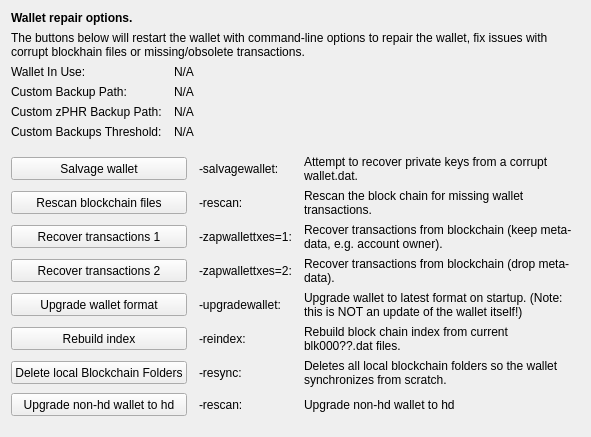
     <widget class="QWidget" name="tab_repair">
      <attribute name="title">
       <string>&amp;Wallet Repair</string>
      </attribute>
      <layout class="QGridLayout" name="gridLayout_4" columnstretch="0,0,0,0">
       <property name="horizontalSpacing">
        <number>12</number>
       </property>
       <item row="0" column="0" colspan="4">
        <widget class="QLabel" name="label_repair_header">
         <property name="font">
          <font>
           <weight>75</weight>
           <bold>true</bold>
          </font>
         </property>
         <property name="text">
          <string>Wallet repair options.</string>
         </property>
        </widget>
       </item>
       <item row="1" column="0" colspan="4">
        <widget class="QLabel" name="label_repair_helptext">
         <property name="font">
          <font>
           <weight>50</weight>
           <bold>false</bold>
          </font>
         </property>
         <property name="text">
          <string>The buttons below will restart the wallet with command-line options to repair the wallet, fix issues with corrupt blockhain files or missing/obsolete transactions.</string>
         </property>
         <property name="wordWrap">
          <bool>true</bool>
         </property>
        </widget>
       </item>
       <item row="2" column="0">
        <widget class="QLabel" name="wallet_path_label">
         <property name="text">
          <string>Wallet In Use:</string>
         </property>
        </widget>
       </item>
       <item row="2" column="1" colspan="3">
        <widget class="QLabel" name="wallet_path">
         <property name="cursor">
          <cursorShape>IBeamCursor</cursorShape>
         </property>
         <property name="text">
          <string>N/A</string>
         </property>
         <property name="textFormat">
          <enum>Qt::PlainText</enum>
         </property>
         <property name="textInteractionFlags">
          <set>Qt::LinksAccessibleByMouse|Qt::TextSelectableByKeyboard|Qt::TextSelectableByMouse</set>
         </property>
        </widget>
       </item>
       <item row="3" column="0">
        <widget class="QLabel" name="wallet_custombackuppath_label">
         <property name="visible">
          <bool>false</bool>
         </property>
         <property name="text">
          <string>Custom Backup Path:</string>
         </property>
        </widget>
       </item>
       <item row="3" column="1" colspan="3">
        <widget class="QLabel" name="wallet_custombackuppath">
         <property name="cursor">
          <cursorShape>IBeamCursor</cursorShape>
         </property>
         <property name="visible">
          <bool>false</bool>
         </property>
         <property name="text">
          <string>N/A</string>
         </property>
         <property name="textFormat">
          <enum>Qt::PlainText</enum>
         </property>
         <property name="textInteractionFlags">
          <set>Qt::LinksAccessibleByMouse|Qt::TextSelectableByKeyboard|Qt::TextSelectableByMouse</set>
         </property>
        </widget>
       </item>
       <item row="4" column="0">
        <widget class="QLabel" name="wallet_customzphrbackuppath_label">
         <property name="visible">
          <bool>false</bool>
         </property>
         <property name="text">
          <string>Custom zPHR Backup Path:</string>
         </property>
        </widget>
       </item>
       <item row="4" column="1" colspan="3">
        <widget class="QLabel" name="wallet_customzphrbackuppath">
         <property name="cursor">
          <cursorShape>IBeamCursor</cursorShape>
         </property>
         <property name="visible">
          <bool>false</bool>
         </property>
         <property name="text">
          <string>N/A</string>
         </property>
         <property name="textFormat">
          <enum>Qt::PlainText</enum>
         </property>
         <property name="textInteractionFlags">
          <set>Qt::LinksAccessibleByMouse|Qt::TextSelectableByKeyboard|Qt::TextSelectableByMouse</set>
         </property>
        </widget>
       </item>
       <item row="5" column="0">
        <widget class="QLabel" name="wallet_custombackupthreshold_label">
         <property name="visible">
          <bool>false</bool>
         </property>
         <property name="text">
          <string>Custom Backups Threshold:</string>
         </property>
        </widget>
       </item>
       <item row="5" column="1" colspan="3">
        <widget class="QLabel" name="wallet_custombackupthreshold">
         <property name="cursor">
          <cursorShape>IBeamCursor</cursorShape>
         </property>
         <property name="visible">
          <bool>false</bool>
         </property>
         <property name="text">
          <string>N/A</string>
         </property>
         <property name="textFormat">
          <enum>Qt::PlainText</enum>
         </property>
         <property name="textInteractionFlags">
          <set>Qt::LinksAccessibleByMouse|Qt::TextSelectableByKeyboard|Qt::TextSelectableByMouse</set>
         </property>
        </widget>
       </item>
       <item row="6" column="0">
        <spacer name="verticalSpacer_repair1">
         <property name="orientation">
          <enum>Qt::Vertical</enum>
         </property>
         <property name="sizeHint" stdset="0">
          <size>
           <width>10</width>
           <height>10</height>
          </size>
         </property>
        </spacer>
       </item>
       <item row="7" column="0" colspan="2">
        <widget class="QPushButton" name="btn_salvagewallet">
         <property name="minimumSize">
          <size>
           <width>100</width>
           <height>23</height>
          </size>
         </property>
         <property name="text">
          <string>Salvage wallet</string>
         </property>
        </widget>
       </item>
       <item row="7" column="2">
        <widget class="QLabel" name="label_repair_salvage_command">
         <property name="text">
          <string notr="true">-salvagewallet:</string>
         </property>
        </widget>
       </item>
       <item row="7" column="3">
        <widget class="QLabel" name="label_repair_salvage">
         <property name="text">
          <string>Attempt to recover private keys from a corrupt wallet.dat.</string>
         </property>
         <property name="wordWrap">
          <bool>true</bool>
         </property>
        </widget>
       </item>
       <item row="8" column="0" colspan="2">
        <widget class="QPushButton" name="btn_rescan">
         <property name="minimumSize">
          <size>
           <width>100</width>
           <height>23</height>
          </size>
         </property>
         <property name="text">
          <string>Rescan blockchain files</string>
         </property>
        </widget>
       </item>
       <item row="8" column="2">
        <widget class="QLabel" name="label_repair_rescan_command">
         <property name="text">
          <string notr="true">-rescan:</string>
         </property>
        </widget>
       </item>
       <item row="8" column="3">
        <widget class="QLabel" name="label_repair_rescan">
         <property name="text">
          <string>Rescan the block chain for missing wallet transactions.</string>
         </property>
         <property name="wordWrap">
          <bool>true</bool>
         </property>
        </widget>
       </item>
       <item row="9" column="0" colspan="2">
        <widget class="QPushButton" name="btn_zapwallettxes1">
         <property name="minimumSize">
          <size>
           <width>100</width>
           <height>23</height>
          </size>
         </property>
         <property name="text">
          <string>Recover transactions 1</string>
         </property>
        </widget>
       </item>
       <item row="9" column="2">
        <widget class="QLabel" name="label_repair_zap1_command">
         <property name="text">
          <string notr="true">-zapwallettxes=1:</string>
         </property>
        </widget>
       </item>
       <item row="9" column="3">
        <widget class="QLabel" name="label_repair_zap1">
         <property name="text">
          <string>Recover transactions from blockchain (keep meta-data, e.g. account owner).</string>
         </property>
         <property name="wordWrap">
          <bool>true</bool>
         </property>
        </widget>
       </item>
       <item row="10" column="0" colspan="2">
        <widget class="QPushButton" name="btn_zapwallettxes2">
         <property name="minimumSize">
          <size>
           <width>100</width>
           <height>23</height>
          </size>
         </property>
         <property name="text">
          <string>Recover transactions 2</string>
         </property>
        </widget>
       </item>
       <item row="10" column="2">
        <widget class="QLabel" name="label_repair_zap2_command">
         <property name="text">
          <string notr="true">-zapwallettxes=2:</string>
         </property>
        </widget>
       </item>
       <item row="10" column="3">
        <widget class="QLabel" name="label_repair_zap2">
         <property name="text">
          <string>Recover transactions from blockchain (drop meta-data).</string>
         </property>
         <property name="wordWrap">
          <bool>true</bool>
         </property>
        </widget>
       </item>
       <item row="11" column="0" colspan="2">
        <widget class="QPushButton" name="btn_upgradewallet">
         <property name="minimumSize">
          <size>
           <width>100</width>
           <height>23</height>
          </size>
         </property>
         <property name="text">
          <string>Upgrade wallet format</string>
         </property>
        </widget>
       </item>
       <item row="11" column="2">
        <widget class="QLabel" name="label_repair_upgrade_command">
         <property name="text">
          <string notr="true">-upgradewallet:</string>
         </property>
        </widget>
       </item>
       <item row="11" column="3">
        <widget class="QLabel" name="label_repair_upgrade">
         <property name="text">
          <string>Upgrade wallet to latest format on startup. (Note: this is NOT an update of the wallet itself!)</string>
         </property>
         <property name="wordWrap">
          <bool>true</bool>
         </property>
        </widget>
       </item>
       <item row="12" column="0" colspan="2">
        <widget class="QPushButton" name="btn_reindex">
         <property name="minimumSize">
          <size>
           <width>100</width>
           <height>23</height>
          </size>
         </property>
         <property name="text">
          <string>Rebuild index</string>
         </property>
        </widget>
       </item>
       <item row="12" column="2">
        <widget class="QLabel" name="label_repair_reindex_command">
         <property name="text">
          <string notr="true">-reindex:</string>
         </property>
        </widget>
       </item>
       <item row="12" column="3">
        <widget class="QLabel" name="label_repair_reindex">
         <property name="text">
          <string>Rebuild block chain index from current blk000??.dat files.</string>
         </property>
         <property name="wordWrap">
          <bool>true</bool>
         </property>
        </widget>
       </item>
       <item row="13" column="0" colspan="2">
        <widget class="QPushButton" name="btn_resync">
         <property name="minimumSize">
          <size>
           <width>100</width>
           <height>23</height>
          </size>
         </property>
         <property name="text">
          <string>Delete local Blockchain Folders</string>
         </property>
        </widget>
       </item>
       <item row="13" column="2">
        <widget class="QLabel" name="label_repair_resync_command">
         <property name="text">
          <string>-resync:</string>
         </property>
        </widget>
       </item>
       <item row="13" column="3">
        <widget class="QLabel" name="label_repair_resync">
         <property name="text">
          <string>Deletes all local blockchain folders so the wallet synchronizes from scratch.</string>
         </property>
         <property name="wordWrap">
          <bool>true</bool>
         </property>
        </widget>
       </item>
       <item row="14" column="0" colspan="2">
        <widget class="QPushButton" name="btn_convert_to_hd_Wallet">
         <property name="minimumSize">
          <size>
           <width>100</width>
           <height>23</height>
          </size>
         </property>
         <property name="text">
          <string>Upgrade non-hd wallet to hd</string>
         </property>
        </widget>
       </item>
       <item row="14" column="2">
        <widget class="QLabel" name="label_convert_to_hd_Wallet_command">
         <property name="text">
          <string>-rescan:</string>
         </property>
        </widget>
       </item>
       <item row="14" column="3">
        <widget class="QLabel" name="label_convert_to_hd_Wallet">
         <property name="text">
          <string>Upgrade non-hd wallet to hd</string>
         </property>
         <property name="wordWrap">
          <bool>true</bool>
         </property>
        </widget>
       </item>
       <item row="15" column="0">
        <spacer name="verticalSpacer_repair2">
         <property name="orientation">
          <enum>Qt::Vertical</enum>
         </property>
         <property name="sizeHint" stdset="0">
          <size>
           <width>20</width>
           <height>10</height>
          </size>
         </property>
        </spacer>
       </item>
      </layout>
     </widget>
